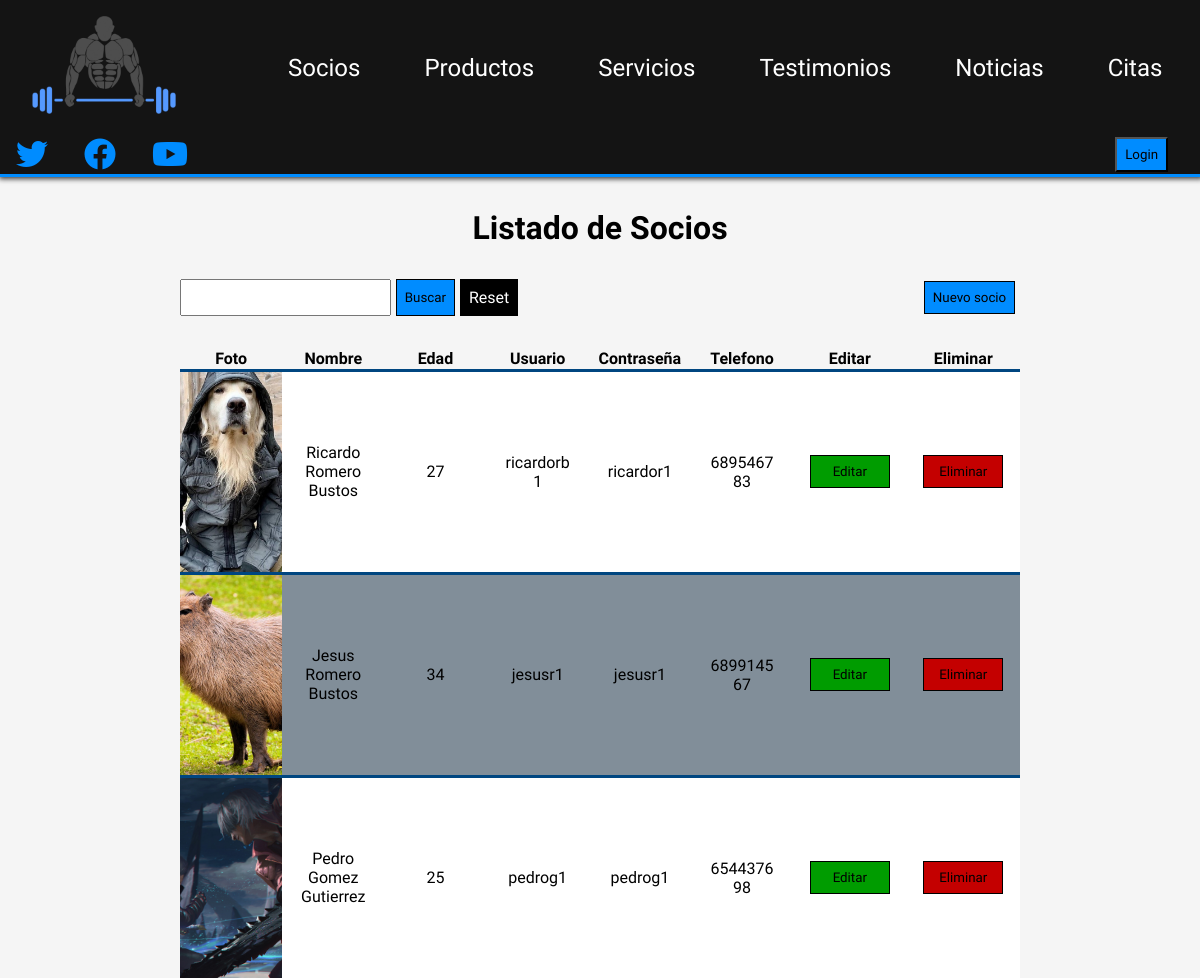
/php/socios.php (upper part), run on an earlier commit of the app's database.
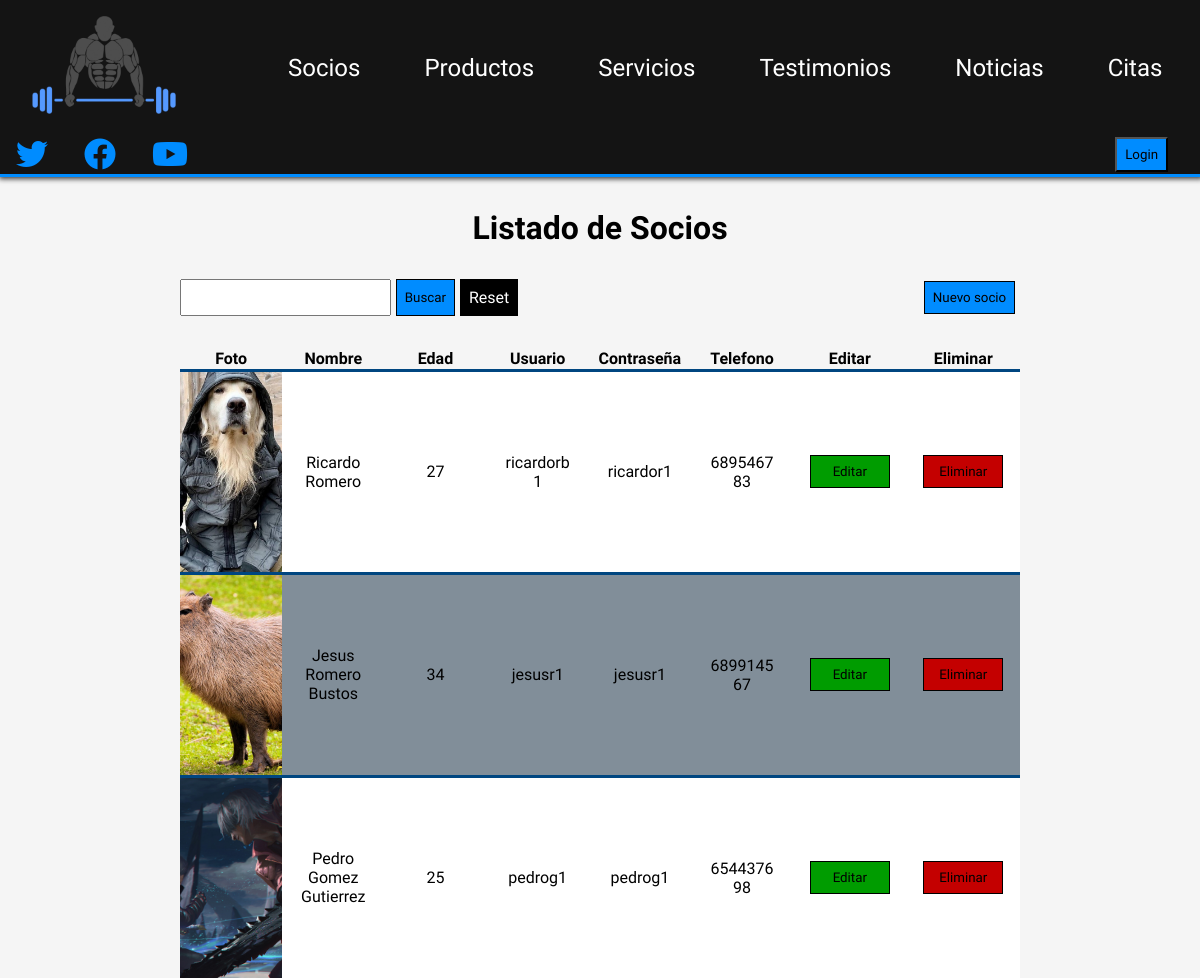
And on a later commit of the database.
### tables this page shows
CREATE TABLE `socio` (
  `id` bigint(20) UNSIGNED NOT NULL,
  `nombre` varchar(50) NOT NULL,
  `edad` int(2) UNSIGNED NOT NULL,
  `usuario` varchar(15) NOT NULL,
  `pass` varchar(15) NOT NULL,
  `telefono` int(9) UNSIGNED NOT NULL,
  `foto` varchar(50) NOT NULL
);

### php/socios.php (the view, shortened to what this page needs)
<!DOCTYPE html>
<html lang="en">
<head>
    <link rel="stylesheet" href="../css/estilos.css">
    <link rel="stylesheet" href="https://cdnjs.cloudflare.com/ajax/libs/font-awesome/6.2.0/css/all.min.css" />
</head>
<body>
    <header>
        <nav>
            <a href="../index.php"><img src="../img/logo.png" alt="" id="logo"></a>
            <a href="socios.php">Socios</a>
            <a href="productos.php">Productos</a>
            <a href="servicios.php">Servicios</a>
            <a href="testimonios.php">Testimonios</a>
            <a href="noticias.php">Noticias</a>
            <a href="citas.php">Citas</a>
        </nav>
        <div class="rrss">
            <a href="#"><i class="fa-brands fa-twitter"></i></a>
            <a href="#"><i class="fa-brands fa-facebook"></i></a>
            <a href="#"><i class="fa-brands fa-youtube"></i></a>
        </div>
        <div class="login">
            <form action="" method="post">
                <input type="submit" name="enviar" id="btn-login" value="Login">
            </form>
        </div>
    </header>
    <main>
        <section class="seccionSocios seccion">
            <h1>Listado de Socios</h1>
            <div class="contenedor_buscar_nuevo">
                <form action="#" method="post">
                    <input type="text" name="cadena">
                    <input type="submit" name="buscar_socio" value="Buscar">
                    <a href="socios.php">Reset</a>
                </form>
                <form action="panel_socios.php" method="post">
                    <input type="submit" name="nuevo_socio" value="Nuevo socio">
                </form>
            </div>
            <?php
                $con=conectarServidor();
                $socios=$con->query("select * from socio");
                if($socios->num_rows==0){
                    echo "<p>No hay socios en la base de datos</p>";
                }else{
                    echo "<table>
                    <thead>
                        <tr>
                            <th>Foto</th>
                            <th>Nombre</th>
                            <th>Edad</th>
                            <th>Usuario</th>
                            <th>Contraseña</th>
                            <th>Telefono</th>
                            <th>Editar</th>
                            <th>Eliminar</th>
                        </tr>
                    </thead>
                    <tbody>";
                    while($fila_socios=$socios->fetch_array(MYSQLI_ASSOC)){
                        echo "<tr>
                            <td><img src=\"../img/socios/$fila_socios[foto]\"></td>
                            <td>$fila_socios[nombre]</td>
                            <td>$fila_socios[edad]</td>
                            <td>$fila_socios[usuario]</td>
                            <td>$fila_socios[pass]</td>
                            <td>$fila_socios[telefono]</td>
                            <td>
                                <form action=\"panel_socios.php\" method=\"post\">
                                    <input type=\"hidden\" name=\"id_socio\" value=\"$fila_socios[id]\">
                                    <input type=\"submit\" name=\"editar_socio\" value=\"Editar\" class=\"btn-editar\">
                                </form>
                            </td>
                            <td>
                                <form action=\"editar_socio.php\" method=\"post\">
                                    <input type=\"hidden\" name=\"id_socio\" value=\"$fila_socios[id]\">
                                    <input type=\"hidden\" name=\"foto_socio\" value=\"$fila_socios[foto]\">
                                    <input type=\"submit\" name=\"eliminar_socio\" value=\"Eliminar\" class=\"btn-borrar\">
                                </form>
                            </td>
                        </tr>";
                    }
                    echo "</tbody>";
                    echo "</table>";
                }
            ?>
        </section>
    </main>
</body>
</html>

What changed in the data, as far as the page shows it:
changed socio "ricardorb1": nombre "Ricardo Romero Bustos" → "Ricardo Romero"
